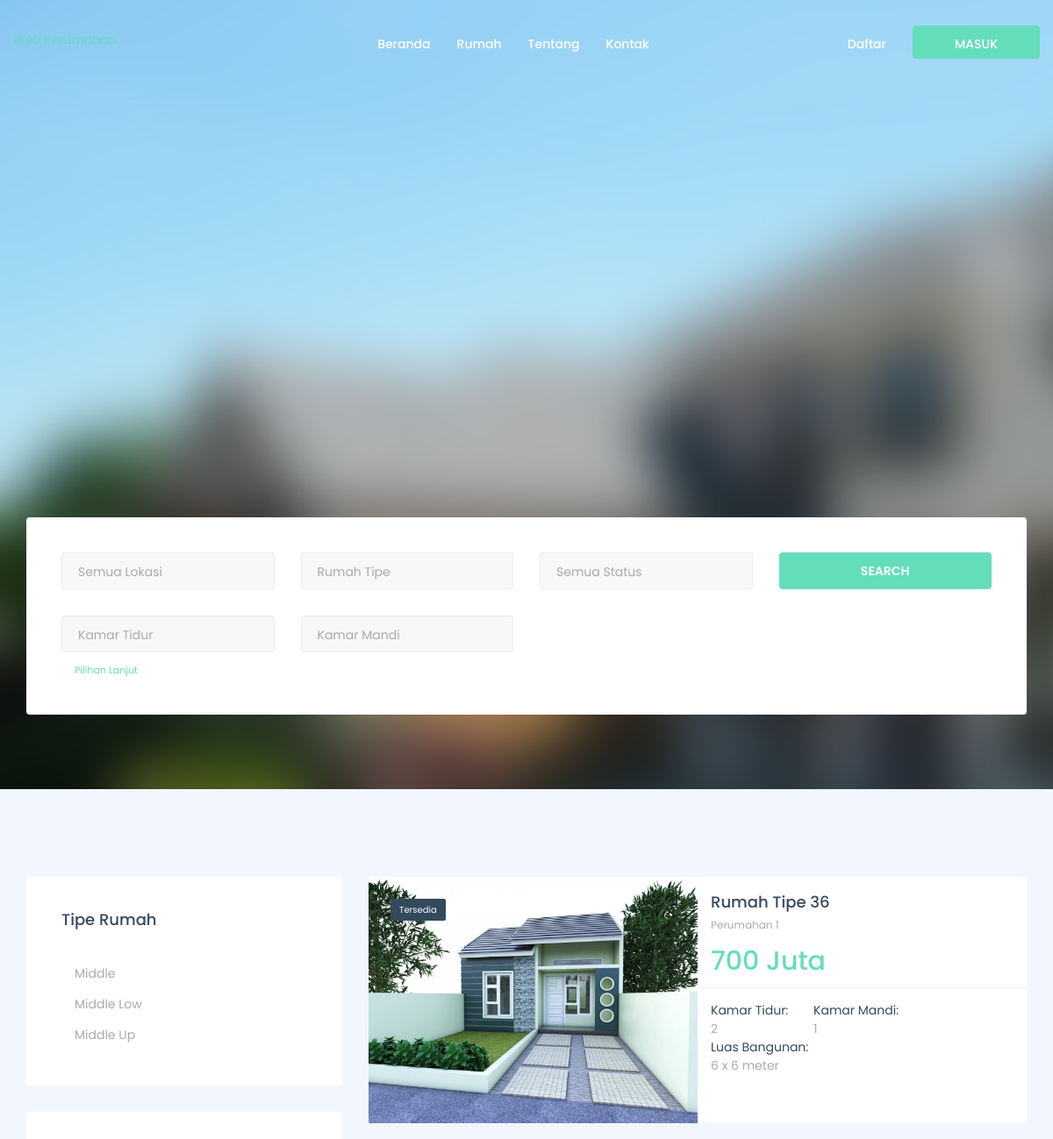
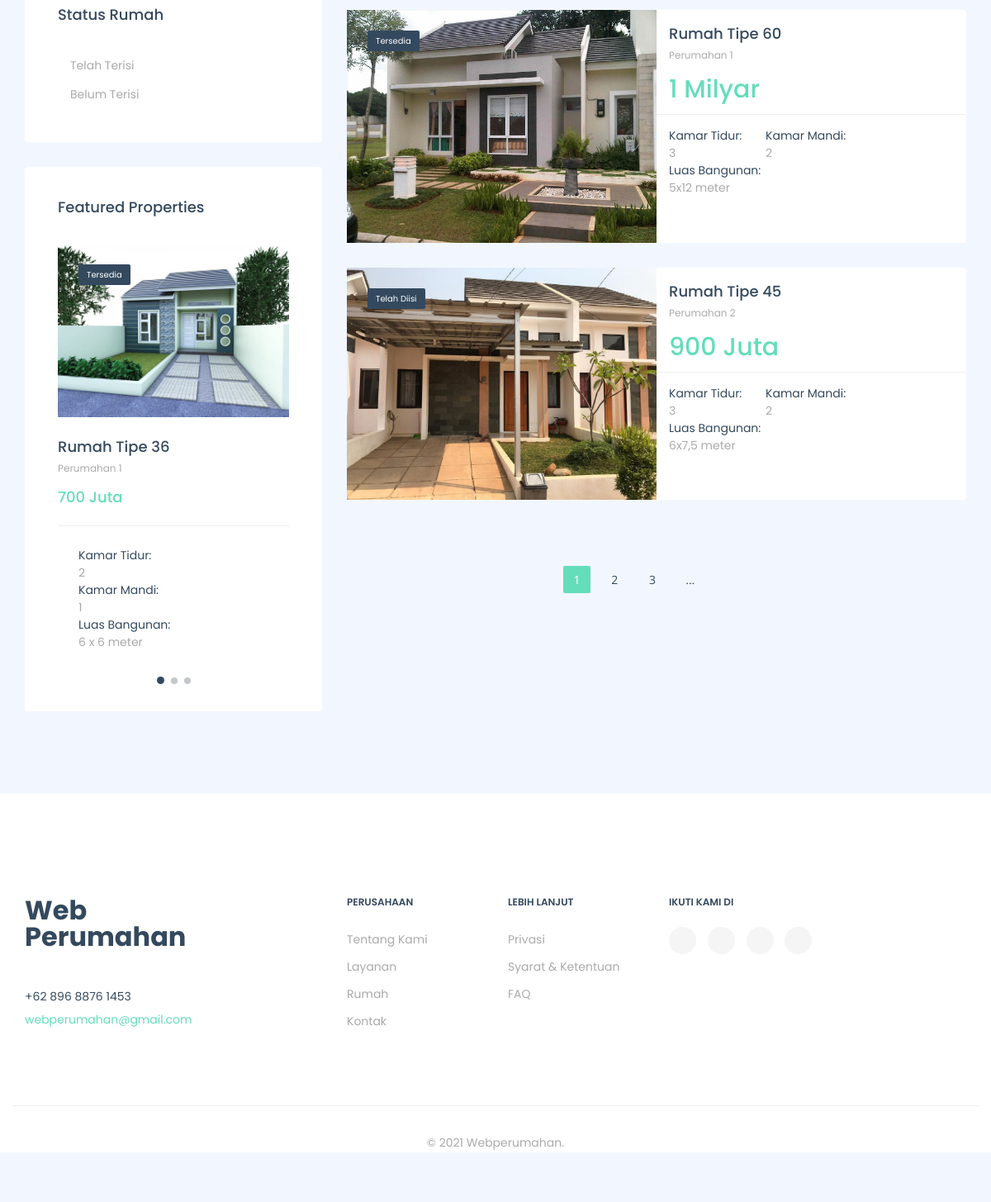
Screenshot of /index.php/customer/rumah with the database file from the repository (2 pictures, top to bottom).
### tables this page shows
CREATE TABLE `rumah` (
  `id_rumah` int(12) NOT NULL,
  `nama_rumah` varchar(256) NOT NULL,
  `kode_type` varchar(256) NOT NULL,
  `luas_tanah` varchar(256) NOT NULL,
  `luas_bangunan` varchar(256) NOT NULL,
  `status` varchar(256) NOT NULL,
  `interior` varchar(256) NOT NULL,
  `lokasi` varchar(256) NOT NULL,
  `kamar_tidur` varchar(256) NOT NULL,
  `kamar_mandi` varchar(256) NOT NULL,
  `harga` varchar(256) NOT NULL,
  `gambar` varchar(256) NOT NULL
);

### application/controllers/customer/rumah.php (called while the page is built)
<?php
class Rumah extends CI_Controller{
    public function index()
    {
        $data['rumah'] = $this->rental_model->get_data('rumah')->result();
        $this->load->view('templates_customer/header');
        $this->load->view('customer/rumah', $data);
        $this->load->view('templates_customer/footer');
    }
}
?>

### index.php (called while the page is built, shortened)
<?php
require_once BASEPATH.'core/CodeIgniter.php';

### application/models/Rental_model.php (called while the page is built, shortened)
<?php
class Rental_model extends CI_model
{
    public function get_data($table){
        return $this->db->get($table);
    }
}
?>

### application/views/customer/rumah.php (the view, shortened to what this page needs)
<section id="map" class="hero-map pt-0 pb-0">
            <div class="container-fluid pr-0 pl-0">
                <div class="row">
                    <div class="col-xs-12 col-sm-12 col-md-12">
                    <img src="<?php echo base_url()?>assets/assets_homepage/images/slider/slide-bg/3.jpg" alt="background">
                    </div>
                </div>
            </div>
            <div class="search-properties">
                <div class="container">
                    <div class="row">
                        <div class="col-xs-12 col-sm-12 col-md-12">
                            <form method="get" action="<?php echo base_url('customer/pencarian')?>" class="mb-0 " >
                                <div class="form-box ">
                                    <div class="row">
                                        <div class="col-xs-12 col-sm-6 col-md-3">
                                            <div class="form-group">
                                                <div class="select--box">
                                                    <i class="fa fa-angle-down"></i>
                                                    <select name="lokasi">
                                                        <option>Semua Lokasi</option>
                                                    </select>
                                                </div>
                                            </div>
                                        </div>
                                        <div class="col-xs-12 col-sm-6 col-md-3">
                                            <div class="form-group">
                                                <div class="select--box">
                                                    <i class="fa fa-angle-down"></i>
                                                    <select name="kode_type">
                                                        <option>Rumah Tipe</option>
                                                    </select>
                                                </div>
                                            </div>
                                        </div>
                                        <div class="col-xs-12 col-sm-6 col-md-3">
                                            <div class="form-group">
                                                <div class="select--box">
                                                    <i class="fa fa-angle-down"></i>
                                                    <select name="status">
                                                        <option>Semua Status</option>
                                                    </select>
                                                </div>
                                            </div>
                                        </div>
                                        <div class="col-xs-12 col-sm-6 col-md-3">
                                            <input type="submit" value="Search" name="submit" class="btn btn--primary btn--block mb-30">
                                        </div>
                                        <div class="col-xs-12 col-sm-6 col-md-3 option-hide">
                                            <div class="form-group">
                                                <div class="select--box">
                                                    <i class="fa fa-angle-down"></i>
                                                    <select name="kamar_tidur">
                                                    <option>Kamar Tidur</option>
                                                </select>
                                                </div>
                                            </div>
                                        </div>
                                        <div class="col-xs-12 col-sm-6 col-md-3 option-hide">
                                            <div class="form-group">
                                                <div class="select--box">
                                                    <i class="fa fa-angle-down"></i>
                                                    <select name="kamar_mandi" >
                                                        <option>Kamar Mandi</option>
                                                    </select>
                                                </div>
                                            </div>
                                        </div>
                                        <div class="col-xs-12 col-sm-12 col-md-12">
                                            <a href="#" class="less--options">Pilihan Lanjut</a>
                                        </div>
                                    </div>
                                </div>
                            </form>
                        </div>
                    </div>
                </div>
            </div>
        </section>
        <section id="properties-list">
            <div class="container">
                <div class="row">
                    <div class="col-xs-12 col-sm-12 col-md-4">
                        <div class="widget widget-property">
                            <div class="widget--title">
                                <h5>Tipe Rumah</h5>
                            </div>
                            <div class="widget--content">
                                <ul class="list-unstyled mb-0">
                                    <li>
                                        <a href="#">Middle <span></span></a>
                                    </li>
                                    <li>
                                        <a href="#">Middle Low <span></span></a>
                                    </li>
                                    <li>
                                        <a href="#">Middle Up <span></span></a>
                                    </li>
                                </ul>
                            </div>
                        </div>
                        <div class="widget widget-property">
                            <div class="widget--title">
                                <h5>Status Rumah</h5>
                            </div>
                            <div class="widget--content">
                                <ul class="list-unstyled mb-0">
                                    <li>
                                        <a href="#">Telah Terisi <span></span></a>
                                    </li>
                                    <li>
                                        <a href="#">Belum Terisi <span></span></a>
                                    </li>
                                </ul>
                            </div>
                        </div>
                        <div class="widget widget-featured-property">
                            <div class="widget--title">
                                <h5>Featured Properties</h5>
                            </div>
                            <div class="widget--content">
                                <div class="carousel carousel-dots" data-slide="1" data-slide-rs="1" data-autoplay="false" data-nav="false" data-dots="true" data-space="0" data-loop="true" data-speed="800">
                                    <?php foreach ($rumah as $rm) :  ?>
                                    <div class="property-item">
                                        <div class="property--img">
                                            <a href="property-single-gallery.html">
                                                <img src="<?php echo base_url('assets/upload/' .$rm->gambar) ?>" alt="property image" class="img-responsive">
								            </a>
                                            <span class="property--status"><?php
                                                if ($rm->status == "0"){
                                                    echo "<span> Telah Terisi
                                                    </span>";
                                                }else{
                                                    echo "<span> Tersedia
                                                    </span>";
                                                }
                                                ?></span>
                                        </div>
                                        <div class="property--content">
                                            <div class="property--info">
                                                <h5 class="property--title"><a href="property-single-gallery.html"><?php echo $rm->nama_rumah ?></a></h5>
                                                <p class="property--location"><?php echo $rm->lokasi ?></p>
                                                <p class="property--price"><?php echo $rm->harga ?></p>
                                            </div>
                                            <div class="property--features">
                                                <ul class="list-unstyled mb-0">
                                                    <li><span class="feature">Kamar Tidur:</span><span class="feature-num"><?php echo $rm->kamar_tidur ?></span></li>
                                                    <li><span class="feature">Kamar Mandi:</span><span class="feature-num"><?php echo $rm->kamar_mandi ?></span></li>
                                                    <li><span class="feature">Luas Bangunan:</span><span class="feature-num"><?php echo $rm->luas_bangunan ?></span></li>
                                                </ul>
                                            </div>
                                        </div>
                                    </div>
                                    <?php endforeach; ?>
                                </div>
                            </div>
                        </div>
                    </div>
                    <div class="col-xs-12 col-sm-12 col-md-8">
                        <div class="row">
                            <div class="properties properties-list">
                                <div class="col-xs-12 col-sm-12 col-md-12">
                                    <?php foreach ($rumah as $rm) :  ?>
                                    <div class="property-item">
                                        <div class="property--img">
                                            <a href="property-single-gallery.html">
                                                <img src="<?php echo base_url('assets/upload/' .$rm->gambar) ?>" alt="property image" class="img-responsive">
								            </a>
                                            <span class="property--status"><?php
                                                if ($rm->status == "0"){
                                                    echo "<span> Telah Diisi
                                                    </span>";
                                                }else{
                                                    echo "<span> Tersedia
                                                    </span>";
                                                }
                                                ?></span>
                                        </div>
                                        <div class="property--content">
                                            <div class="property--info">
                                                <h5 class="property--title"><a href="property-single-gallery.html"><?php echo $rm->nama_rumah ?></a></h5>
                                                <p class="property--location"><?php echo $rm->lokasi ?></p>
                                                <p class="property--price"><?php echo $rm->harga ?></p>
                                            </div>
                                            <div class="property--features">
                                                <ul class="list-unstyled mb-0">
                                                    <li><span class="feature">Kamar Tidur:</span><span class="feature-num"><?php echo $rm->kamar_tidur ?></span></li>
                                                    <li><span class="feature">Kamar Mandi:</span><span class="feature-num"><?php echo $rm->kamar_mandi ?></span></li>
                                                    <li><span class="feature">Luas Bangunan:</span><span class="feature-num"><?php echo $rm->luas_bangunan ?></span></li>
                                                </ul>
                                            </div>
                                        </div>
                                    </div>
                                    <?php endforeach; ?>
                                </div>
                            </div>
                            <div class="col-xs-12 col-sm-12 col-md-12 text-center mt-50">
                                <ul class="pagination">
                                    <li class="active"><a href="#">1</a></li>
                                    <li><a href="#">2</a></li>
                                    <li><a href="#">3</a></li>
                                    <li><a href="#">...</a></li>
                                    <li>
                                        <a href="#" aria-label="Next">
                                <span aria-hidden="true"><i class="fa fa-angle-right"></i></span>
                            </a>
                                    </li>
                                </ul>
                            </div>
                        </div>
                    </div>
                </div>
            </div>
        </section>

### rows the page displays
rumah: gambar (picture), status "Tersedia", nama_rumah "Rumah Tipe 36", lokasi "Perumahan 1", harga "700 Juta", kamar_tidur "2", kamar_mandi "1", luas_bangunan "6 x 6 meter"
rumah: gambar (picture), status "Tersedia", nama_rumah "Rumah Tipe 60", lokasi "Perumahan 1", harga "1 Milyar", kamar_tidur "3", kamar_mandi "2", luas_bangunan "5x12 meter"
rumah: gambar (picture), status "Telah Diisi", nama_rumah "Rumah Tipe 45", lokasi "Perumahan 2", harga "900 Juta", kamar_tidur "3", kamar_mandi "2", luas_bangunan "6x7,5 meter"
